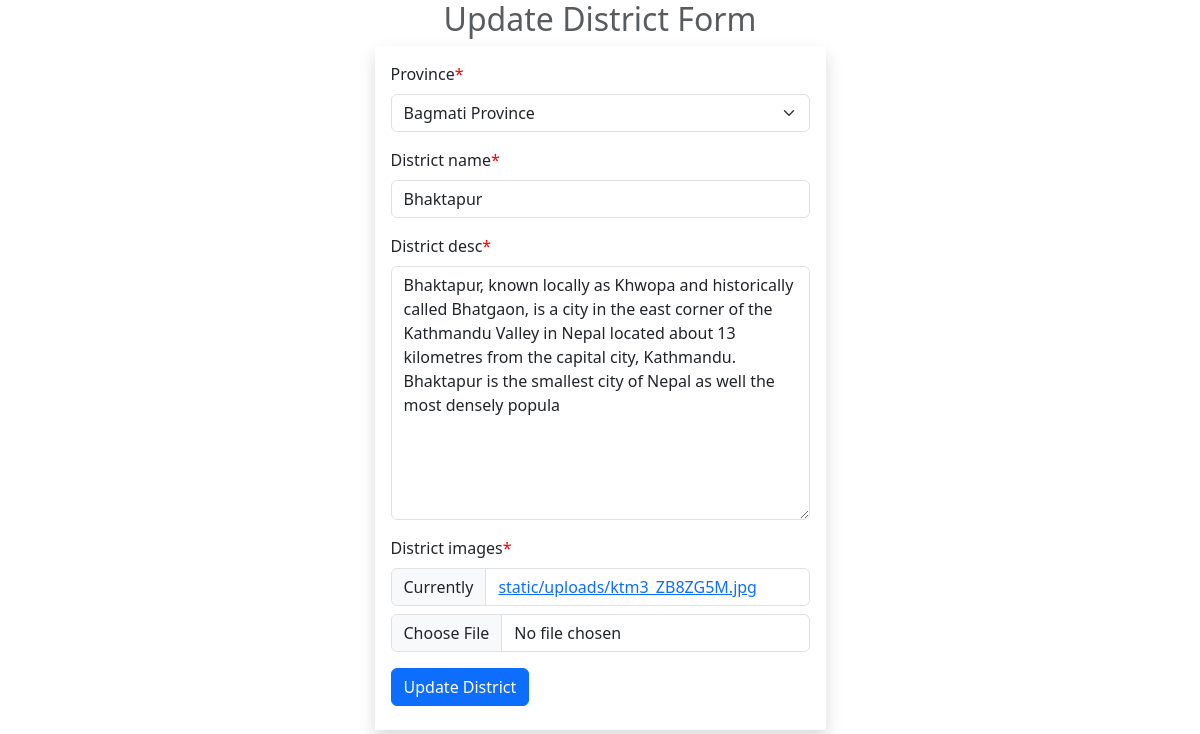
/updatedistrict/2/Bagmati Province/, run on the app's committed database.
### location_data/models.py (models this page shows, shortened)
class District(models.Model):
    province=models.CharField(max_length=100,choices=province)
    district_name=models.CharField(max_length=100)
    district_desc=models.TextField()
    district_images = models.FileField(upload_to='static/uploads')

### location_data/views.py (the view, shortened to what this page needs)
# urls.py: path('updatedistrict/<int:district_id>/<str:getprovince_name>/',updatedistrict), # i am getting the province name as well so that i can return the district data of that province
def updatedistrict(request,district_id,getprovince_name):
    instance=District.objects.get(id=district_id)
    context={
        'forms':DistrictForm(instance=instance)
    }
    return render(request,'location_data/update_district.html',context)

### location_data/forms.py
class DistrictForm(ModelForm):
    class Meta:
        model=District
        fields='__all__'

### location_data/templates/location_data/update_district.html (shortened to what this page needs)
{% extends 'layout.html' %}
{% load crispy_forms_tags %}
{% block main-content %}
<div class="container">
    <div class="row d-flex justify-content-center">
        <div class="col-md-5">
            <h2 class="text-center text-muted">Update District Form</h2>
            <form action="" class="shadow p-3" method="post" enctype="multipart/form-data">
                {{ forms | crispy }}
                <div class="my-2">
                    <input type="submit" value="Update District" class="btn btn-primary">
                </div>
            </form>
        </div>
    </div>
</div>
{%endblock%}

### location_data/templates/location_data/update_district.html (style rules this page uses)
.asteriskField { color: red; }

### data on the page
District: province "Bagmati Province", district_name "Bhaktapur", district_desc "Bhaktapur, known locally as Khwopa and historically called Bhatgaon, is a city in the east corner of the Kathmandu Valley in Nepal located about 13 kilometres from the capital city, Kathmandu. Bhaktapur is the smallest city of Nepal as well the most densely popula"
